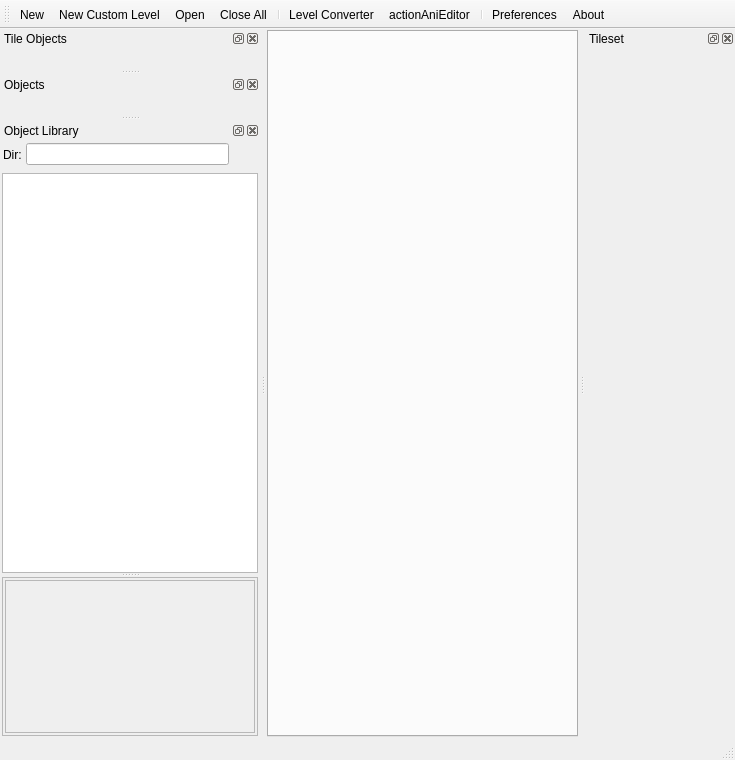
<?xml version="1.0" encoding="UTF-8"?>
<ui version="4.0">
 <class>MainWindowClass</class>
 <widget class="QMainWindow" name="MainWindowClass">
  <property name="geometry">
   <rect>
    <x>0</x>
    <y>0</y>
    <width>735</width>
    <height>760</height>
   </rect>
  </property>
  <property name="windowTitle">
   <string>Tiles Editor</string>
  </property>
  <widget class="QWidget" name="centralWidget">
   <property name="sizePolicy">
    <sizepolicy hsizetype="Expanding" vsizetype="Expanding">
     <horstretch>0</horstretch>
     <verstretch>0</verstretch>
    </sizepolicy>
   </property>
   <layout class="QGridLayout" name="gridLayout">
    <property name="leftMargin">
     <number>1</number>
    </property>
    <property name="topMargin">
     <number>1</number>
    </property>
    <property name="rightMargin">
     <number>1</number>
    </property>
    <property name="bottomMargin">
     <number>1</number>
    </property>
    <property name="spacing">
     <number>1</number>
    </property>
    <item row="0" column="0">
     <widget class="QTabWidget" name="levelsTab">
      <property name="sizePolicy">
       <sizepolicy hsizetype="Preferred" vsizetype="Preferred">
        <horstretch>0</horstretch>
        <verstretch>0</verstretch>
       </sizepolicy>
      </property>
      <property name="currentIndex">
       <number>-1</number>
      </property>
      <property name="tabsClosable">
       <bool>true</bool>
      </property>
     </widget>
    </item>
   </layout>
  </widget>
  <widget class="QToolBar" name="mainToolBar">
   <property name="toolButtonStyle">
    <enum>Qt::ToolButtonStyle::ToolButtonIconOnly</enum>
   </property>
   <attribute name="toolBarArea">
    <enum>TopToolBarArea</enum>
   </attribute>
   <attribute name="toolBarBreak">
    <bool>false</bool>
   </attribute>
   <addaction name="actionNew"/>
   <addaction name="actionActionNewCustom"/>
   <addaction name="actionOpen"/>
   <addaction name="actionCloseAll"/>
   <addaction name="separator"/>
   <addaction name="actionLevelConverter"/>
   <addaction name="actionActionAniEditor"/>
   <addaction name="separator"/>
   <addaction name="actionPreferences"/>
   <addaction name="actionAbout"/>
  </widget>
  <widget class="QStatusBar" name="statusBar"/>
  <widget class="QDockWidget" name="tilesetsPanel">
   <property name="sizePolicy">
    <sizepolicy hsizetype="Preferred" vsizetype="Preferred">
     <horstretch>0</horstretch>
     <verstretch>0</verstretch>
    </sizepolicy>
   </property>
   <property name="minimumSize">
    <size>
     <width>150</width>
     <height>90</height>
    </size>
   </property>
   <property name="baseSize">
    <size>
     <width>0</width>
     <height>0</height>
    </size>
   </property>
   <property name="windowTitle">
    <string>Tileset</string>
   </property>
   <attribute name="dockWidgetArea">
    <number>2</number>
   </attribute>
   <widget class="QWidget" name="tilesetsPanelContents">
    <property name="sizePolicy">
     <sizepolicy hsizetype="Preferred" vsizetype="Preferred">
      <horstretch>0</horstretch>
      <verstretch>0</verstretch>
     </sizepolicy>
    </property>
    <layout class="QGridLayout" name="gridLayout_2">
     <property name="leftMargin">
      <number>1</number>
     </property>
     <property name="topMargin">
      <number>1</number>
     </property>
     <property name="rightMargin">
      <number>1</number>
     </property>
     <property name="bottomMargin">
      <number>1</number>
     </property>
    </layout>
   </widget>
  </widget>
  <widget class="QDockWidget" name="tileObjectsDock">
   <property name="windowTitle">
    <string>Tile Objects</string>
   </property>
   <attribute name="dockWidgetArea">
    <number>1</number>
   </attribute>
   <widget class="QWidget" name="tileObjectsContainer">
    <layout class="QGridLayout" name="gridLayout_3">
     <property name="leftMargin">
      <number>1</number>
     </property>
     <property name="topMargin">
      <number>1</number>
     </property>
     <property name="rightMargin">
      <number>1</number>
     </property>
     <property name="bottomMargin">
      <number>1</number>
     </property>
    </layout>
   </widget>
  </widget>
  <widget class="QDockWidget" name="objectsDock">
   <property name="windowTitle">
    <string>Objects</string>
   </property>
   <attribute name="dockWidgetArea">
    <number>1</number>
   </attribute>
   <widget class="QWidget" name="objectsContainer">
    <layout class="QGridLayout" name="gridLayout_4">
     <property name="leftMargin">
      <number>1</number>
     </property>
     <property name="topMargin">
      <number>1</number>
     </property>
     <property name="rightMargin">
      <number>1</number>
     </property>
     <property name="bottomMargin">
      <number>1</number>
     </property>
    </layout>
   </widget>
  </widget>
  <widget class="QDockWidget" name="dockWidget">
   <property name="minimumSize">
    <size>
     <width>180</width>
     <height>211</height>
    </size>
   </property>
   <property name="windowTitle">
    <string>Object Library</string>
   </property>
   <attribute name="dockWidgetArea">
    <number>1</number>
   </attribute>
   <widget class="QWidget" name="dockWidgetContents">
    <layout class="QVBoxLayout" name="verticalLayout">
     <property name="leftMargin">
      <number>2</number>
     </property>
     <property name="topMargin">
      <number>2</number>
     </property>
     <property name="rightMargin">
      <number>2</number>
     </property>
     <property name="bottomMargin">
      <number>2</number>
     </property>
     <item>
      <widget class="QWidget" name="widget" native="true">
       <property name="minimumSize">
        <size>
         <width>0</width>
         <height>0</height>
        </size>
       </property>
       <layout class="QHBoxLayout" name="horizontalLayout">
        <property name="spacing">
         <number>4</number>
        </property>
        <property name="leftMargin">
         <number>1</number>
        </property>
        <property name="topMargin">
         <number>1</number>
        </property>
        <property name="rightMargin">
         <number>1</number>
        </property>
        <property name="bottomMargin">
         <number>1</number>
        </property>
        <item>
         <widget class="QLabel" name="label">
          <property name="text">
           <string>Dir:</string>
          </property>
         </widget>
        </item>
        <item>
         <widget class="QLineEdit" name="objectsFolderEdit">
          <property name="readOnly">
           <bool>true</bool>
          </property>
         </widget>
        </item>
        <item>
         <widget class="QToolButton" name="objectsFolderBrowseBtn">
          <property name="text">
           <string/>
          </property>
          <property name="icon">
           <iconset resource="../Resources/MainWindow.qrc">
            <normaloff>:/MainWindow/icons/tinycolor/icons8-folder-16.png</normaloff>:/MainWindow/icons/tinycolor/icons8-folder-16.png</iconset>
          </property>
          <property name="autoRaise">
           <bool>true</bool>
          </property>
         </widget>
        </item>
       </layout>
      </widget>
     </item>
     <item>
      <widget class="QSplitter" name="splitter">
       <property name="orientation">
        <enum>Qt::Orientation::Vertical</enum>
       </property>
       <widget class="QTreeWidget" name="objectTree">
        <property name="minimumSize">
         <size>
          <width>0</width>
          <height>0</height>
         </size>
        </property>
        <attribute name="headerVisible">
         <bool>false</bool>
        </attribute>
        <column>
         <property name="text">
          <string notr="true">1</string>
         </property>
        </column>
       </widget>
       <widget class="QFrame" name="frame">
        <property name="minimumSize">
         <size>
          <width>0</width>
          <height>0</height>
         </size>
        </property>
        <property name="frameShape">
         <enum>QFrame::Shape::StyledPanel</enum>
        </property>
        <layout class="QVBoxLayout" name="verticalLayout_2">
         <property name="leftMargin">
          <number>2</number>
         </property>
         <property name="topMargin">
          <number>2</number>
         </property>
         <property name="rightMargin">
          <number>2</number>
         </property>
         <property name="bottomMargin">
          <number>2</number>
         </property>
         <item>
          <widget class="QScrollArea" name="scrollArea">
           <property name="widgetResizable">
            <bool>true</bool>
           </property>
           <widget class="QWidget" name="scrollAreaWidgetContents">
            <property name="geometry">
             <rect>
              <x>0</x>
              <y>0</y>
              <width>248</width>
              <height>134</height>
             </rect>
            </property>
            <widget class="QLabel" name="labelObjectPreview">
             <property name="geometry">
              <rect>
               <x>0</x>
               <y>0</y>
               <width>49</width>
               <height>16</height>
              </rect>
             </property>
             <property name="sizePolicy">
              <sizepolicy hsizetype="Fixed" vsizetype="Fixed">
               <horstretch>0</horstretch>
               <verstretch>0</verstretch>
              </sizepolicy>
             </property>
             <property name="minimumSize">
              <size>
               <width>16</width>
               <height>16</height>
              </size>
             </property>
             <property name="text">
              <string/>
             </property>
             <property name="alignment">
              <set>Qt::AlignmentFlag::AlignLeading|Qt::AlignmentFlag::AlignLeft|Qt::AlignmentFlag::AlignTop</set>
             </property>
            </widget>
           </widget>
          </widget>
         </item>
        </layout>
       </widget>
      </widget>
     </item>
    </layout>
   </widget>
  </widget>
  <action name="actionNew">
   <property name="icon">
    <iconset resource="../Resources/MainWindow.qrc">
     <normaloff>:/MainWindow/icons/tinycolor/icons8-document-16-2.png</normaloff>:/MainWindow/icons/tinycolor/icons8-document-16-2.png</iconset>
   </property>
   <property name="text">
    <string>New</string>
   </property>
   <property name="toolTip">
    <string>New default level</string>
   </property>
  </action>
  <action name="actionOpen">
   <property name="icon">
    <iconset resource="../Resources/MainWindow.qrc">
     <normaloff>:/MainWindow/icons/tinycolor/icons8-folder-16.png</normaloff>:/MainWindow/icons/tinycolor/icons8-folder-16.png</iconset>
   </property>
   <property name="text">
    <string>Open</string>
   </property>
  </action>
  <action name="actionAbout">
   <property name="icon">
    <iconset resource="../Resources/MainWindow.qrc">
     <normaloff>:/MainWindow/icons/tinycolor/icons8-about-16.png</normaloff>:/MainWindow/icons/tinycolor/icons8-about-16.png</iconset>
   </property>
   <property name="text">
    <string>About</string>
   </property>
  </action>
  <action name="actionLevelConverter">
   <property name="icon">
    <iconset resource="../Resources/MainWindow.qrc">
     <normaloff>:/MainWindow/icons/tinycolor/icons8-export-16.png</normaloff>:/MainWindow/icons/tinycolor/icons8-export-16.png</iconset>
   </property>
   <property name="text">
    <string>Level Converter</string>
   </property>
   <property name="toolTip">
    <string>Level Converter</string>
   </property>
  </action>
  <action name="actionActionNewCustom">
   <property name="icon">
    <iconset resource="../Resources/MainWindow.qrc">
     <normaloff>:/MainWindow/icons/tinycolor/icons8-document-16.png</normaloff>:/MainWindow/icons/tinycolor/icons8-document-16.png</iconset>
   </property>
   <property name="text">
    <string>actionNewCustom</string>
   </property>
   <property name="iconText">
    <string>New Custom Level</string>
   </property>
   <property name="toolTip">
    <string>New Custom Level</string>
   </property>
  </action>
  <action name="actionActionAniEditor">
   <property name="icon">
    <iconset resource="../Resources/MainWindow.qrc">
     <normaloff>:/MainWindow/icons/tinycolor/icons8-client-management-16.png</normaloff>:/MainWindow/icons/tinycolor/icons8-client-management-16.png</iconset>
   </property>
   <property name="text">
    <string>actionAniEditor</string>
   </property>
   <property name="toolTip">
    <string>Launch Gani Editor</string>
   </property>
   <property name="menuRole">
    <enum>QAction::MenuRole::NoRole</enum>
   </property>
  </action>
  <action name="actionCloseAll">
   <property name="icon">
    <iconset resource="../Resources/MainWindow.qrc">
     <normaloff>:/MainWindow/icons/tinycolor/icons8-close-16.png</normaloff>:/MainWindow/icons/tinycolor/icons8-close-16.png</iconset>
   </property>
   <property name="text">
    <string>Close All</string>
   </property>
   <property name="menuRole">
    <enum>QAction::MenuRole::NoRole</enum>
   </property>
  </action>
  <action name="actionPreferences">
   <property name="icon">
    <iconset resource="../Resources/MainWindow.qrc">
     <normaloff>:/MainWindow/icons/tinycolor/icons8-settings-16.png</normaloff>:/MainWindow/icons/tinycolor/icons8-settings-16.png</iconset>
   </property>
   <property name="text">
    <string>Preferences</string>
   </property>
   <property name="menuRole">
    <enum>QAction::MenuRole::NoRole</enum>
   </property>
  </action>
 </widget>
 <layoutdefault spacing="6" margin="11"/>
 <resources>
  <include location="../Resources/MainWindow.qrc"/>
 </resources>
 <connections/>
</ui>
